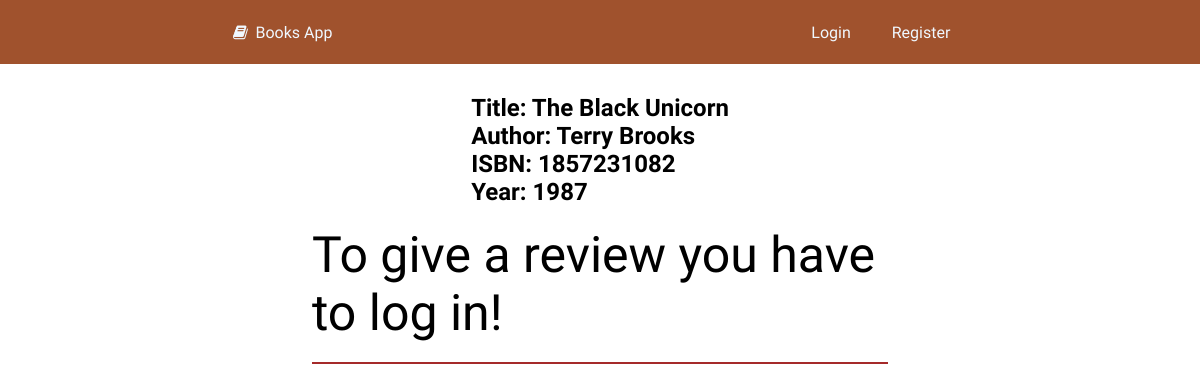
The app's page /book/1857231082, older data.
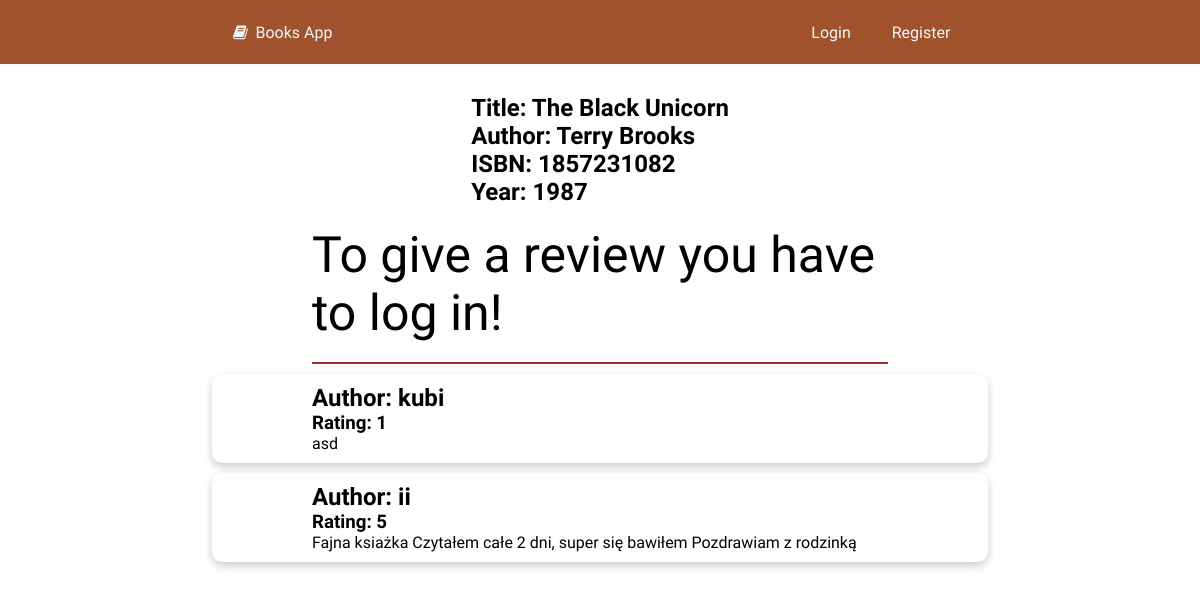
The same page, newer data.
### booksapp/models.py (models this page shows, shortened)
class Book(db.Model):
     id = db.Column(db.Integer, primary_key=True)
     title = db.Column(db.String(40), nullable=False)
     author = db.Column(db.String(40), nullable=False)
     isbn = db.Column(db.String(40), nullable=False)
     year = db.Column(db.Integer, nullable=False)
     reviews = db.relationship('Review', backref='book', lazy=True)

class Review(db.Model):
    id = db.Column(db.Integer, primary_key=True)
    rating = db.Column(db.Integer, nullable=False)
    text = db.Column(db.Text)
    user_id = db.Column(db.Integer, db.ForeignKey('user.id'), nullable=False)
    book_id = db.Column(db.Integer, db.ForeignKey('book.id'), nullable=False)

class User(db.Model, UserMixin):
    id = db.Column(db.Integer, primary_key=True)
    username = db.Column(db.String(20), unique=True, nullable=False)
    email = db.Column(db.String(100), unique=True, nullable=False)
    password = db.Column(db.String(20), nullable=False)
    reviews = db.relationship('Review', backref='author', lazy=True)

### booksapp/routes.py (the view, shortened to what this page needs)
@app.route('/book/<isbn>', methods = ['GET', 'POST'])
def book_details(isbn):
    book = Book.query.filter_by(isbn = isbn).first()
    form = ReviewForm()
    has_review = None           #when none it means user is not authenticated
    if form.validate_on_submit():
        review = Review(rating = int(form.rating.data), text = form.text.data, user_id = current_user.id, book_id = book.id)
        print(review)
        db.session.add(review)
        db.session.commit()
        return redirect(url_for('book_details', isbn=isbn))
    return render_template('book_details.html', book = book, form = form, has_review = has_review)

### booksapp/templates/book_details.html
{% extends "layout.html" %}
{% block content %}
    <article>
        <div class="page">
            <div class="book-details">
                <h1>Title: {{book.title}}</h1>
                <h2>Author: {{book.author}}</h2>
                <h2>ISBN: {{book.isbn}}</h2>
                <h2>Year: {{book.year}}</h2>
            </div>
            {% if has_review == False %}
                <form method="POST" action="" class="review-form">
                    {{ form.hidden_tag() }}
                    {{ form.rating.label() }}
                    {{ form.rating(class="rating-input") }}
                    {{ form.text.label() }}
                    {{ form.text(class="text-input") }}
                    {{ form.submit(class="button ") }}
                </form>
            {% elif has_review == True %}
                <div class = "no-review">
                    Thanks for your review!
                </div>
            {% else %}
                <div class = "no-review">
                    To give a review you have to log in!
                </div>
            {% endif %}
            <div class = "reviews">
            {% for review in book.reviews %}
                <div class="card">
                    <h2>Author: {{ review.author.username}}</h2>
                    <h3>Rating: {{ review.rating }}</h3>
                    <p>{{ review.text }}</p>
                </div>
            {% endfor %}
            </div>
        </div>
    </article>
{% endblock %}

### booksapp/templates/layout.html (shortened to what this page needs)
<!DOCTYPE html>
<html lang="en">
<head>
    <link rel="stylesheet" href="{{url_for('static',filename='fontello/css/fontello.css')}}" type="text/css" />
    <link rel="stylesheet" href="{{url_for('static',filename='css/style.css')}}" type="text/css" />
</head>
<body>
    <nav>
        <div class="logo"><a href="{{ url_for('start') }}"><i class="icon-book"></i> Books App</a></div>
        <ul>
            {% if current_user.is_authenticated %}
                <li><a href="{{ url_for('account') }}">Account</a></li>
                <li><a href="{{ url_for('logout') }}">Logout</a></li>
            {% else %}
                <li><a href="{{ url_for('login') }}">Login</a></li>
                <li><a href="{{ url_for('register') }}">Register</a></li>
            {% endif %}
        </ul>
    </nav>
    {% block content %}{% endblock %}
</body>
</html>

### booksapp/static/css/style.css (style rules this page uses)
* { margin: 0px; padding: 0px; font-family: 'Titillium Web', sans-serif; }
nav { display: flex; justify-content: space-around; align-items: center; height: 8vh; background-color: sienna; color: aliceblue; }
nav ul { display: flex; justify-content: space-around; width: 15%; list-style: none; }
a { text-decoration: none; }
nav a { color: aliceblue; }
.page { margin: auto; margin-top: 30px; width: 80%; display: flex; align-items: center; flex-direction: column; }
.card { margin-top: 10px; padding: 10px 100px 10px 100px; width: 100%; border-radius: 10px; color: black; box-shadow: 0 4px 8px rgba(0, 0, 0, 0.2); }
.book-details { display: flex; flex-direction: column; margin-bottom: 20px; }
.no-review { display: flex; justify-content: center; width: 60%; font-size: 50px; }
.reviews { display: flex; flex-direction: column; align-items: center; width: 60%; border-top: solid 2px brown; margin-top: 20px; }

Row changes from the older to the newer data that the page shows:
added Review: author.username "kubi", rating "1", text "asd"
added Review: author.username "ii", rating "5", text "Fajna ksiażka Czytałem całe 2 dni, super się bawiłem Pozdrawiam z rodzinką"
